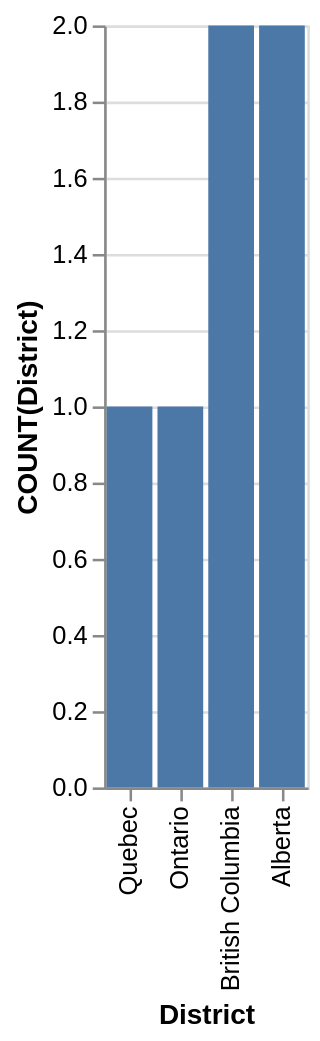

Specify this chart in Vega-Lite:
### Vega-Lite specification from a JSON file in a GitHub repository (floating-point values rounded to 4 significant figures)
{"data": {"values": [{"x_data": "Alberta", "y_data": 2}, {"x_data": "British Columbia", "y_data": 2}, {"x_data": "Ontario", "y_data": 1}, {"x_data": "Quebec", "y_data": 1}]}, "mark": "bar", "encoding": {"x": {"field": "x_data", "type": "nominal", "title": "District", "sort": "descending"}, "y": {"field": "y_data", "type": "quantitative", "title": "COUNT(District)"}}}
